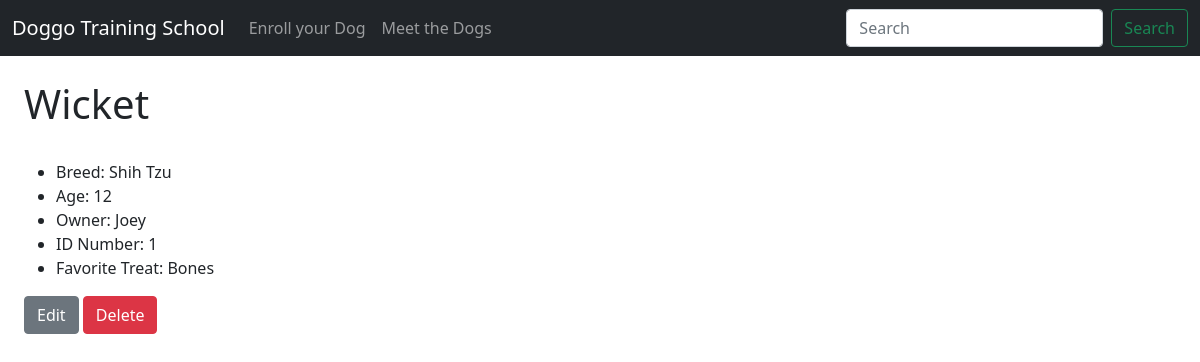
Page /dog_profile/1 on the committed database.
### tables this page shows
CREATE TABLE "dogs" (
	"id"	INTEGER NOT NULL UNIQUE,
	"name"	TEXT NOT NULL,
	"breed"	TEXT,
	"age"	INTEGER,
	"owner"	TEXT NOT NULL,
	"treats"	TEXT,
	"trainer"	TEXT,
	"pic"	TEXT,
	PRIMARY KEY("id" AUTOINCREMENT)
);

### app.py (the view)
@app.route('/dog_profile/<int:dog_id>')
def dog_profile(dog_id):
    dogs = read_dog_by_id(dog_id)
    return render_template('dog_profile.html',dogs=dogs)

### dog_data.py (called while the page is built)
def connect_db(path):
    conn = sqlite3.connect(path)
    conn.row_factory = sqlite3.Row
    return (conn, conn.cursor())

def read_dog_by_id(dog_id):
    conn, cur = connect_db(db_path)
    query = 'SELECT * FROM dogs WHERE id=?'
    result = cur.execute(query, (dog_id,)).fetchone()
    conn.close()
    return result

### templates/dog_profile.html (shortened to what this page needs)
{% extends 'base.html' %}
{% block content %}
<h1>{{ dogs.name }}</h1>
<ul>
  {% if dogs.breed %}
  <li>Breed: {{ dogs.breed }}</li>
  {% else %}
  <li>No breed info available</li>
  {% endif %}
  <li>Age: {{ dogs.age }}</li>
  <li>Owner: {{dogs.owner}}</li>
  <li>ID Number: {{dogs.id}}</li>
  <li>Favorite Treat: {{dogs.treats}} </li>
</ul>
<form action="{{ url_for('modify',dog_name=dogs.name, dog_id=dogs.id) }}" method="post">
  <input class="btn btn-secondary" type="submit" value="Edit" name="action">
  <input class="btn btn-danger" type="submit" value="Delete" name="action">
</form>
{% endblock %}

### rows in the picture
dogs: name "Wicket", breed "Shih Tzu", age "12", owner "Joey", id "1", treats "Bones"
